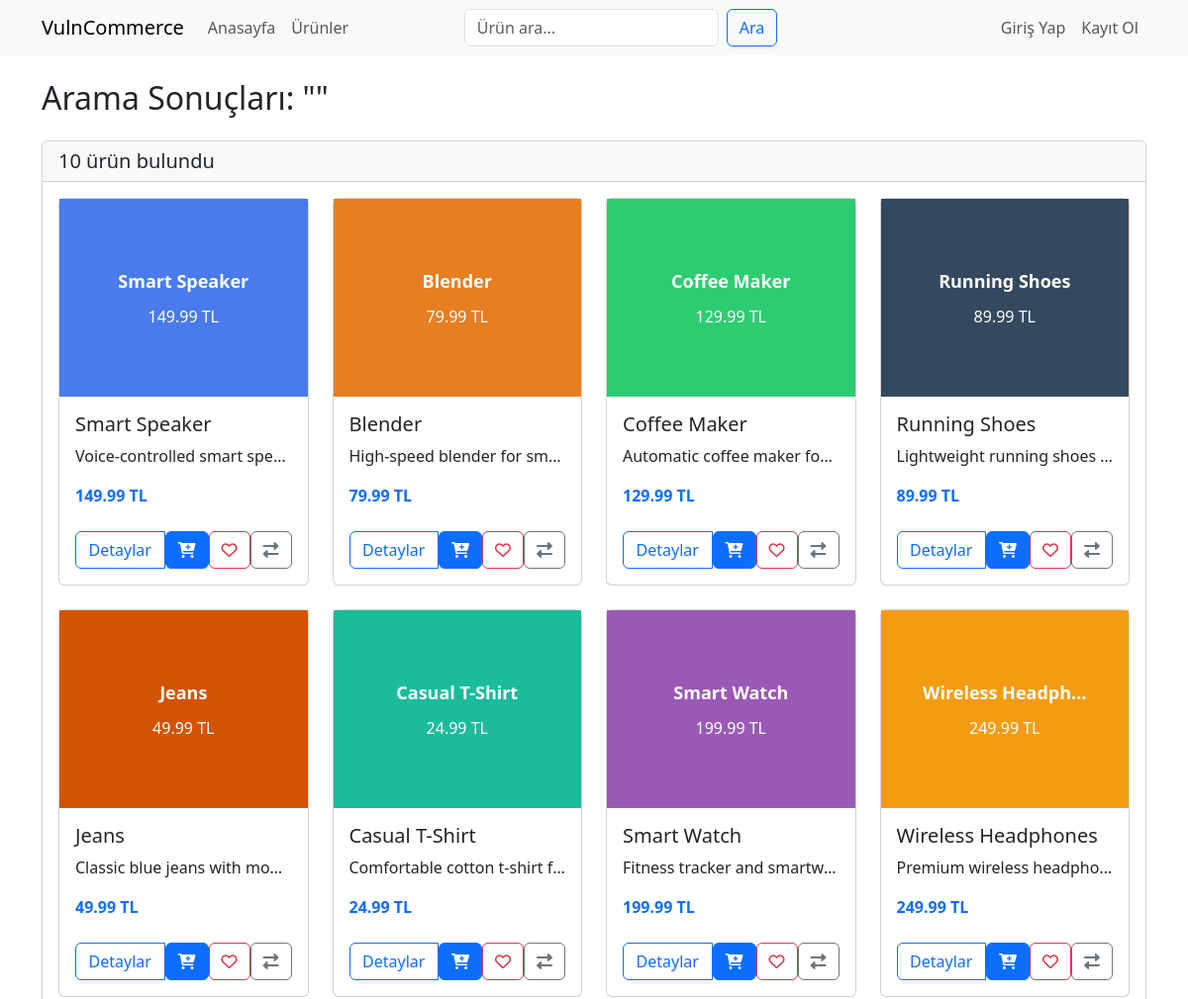
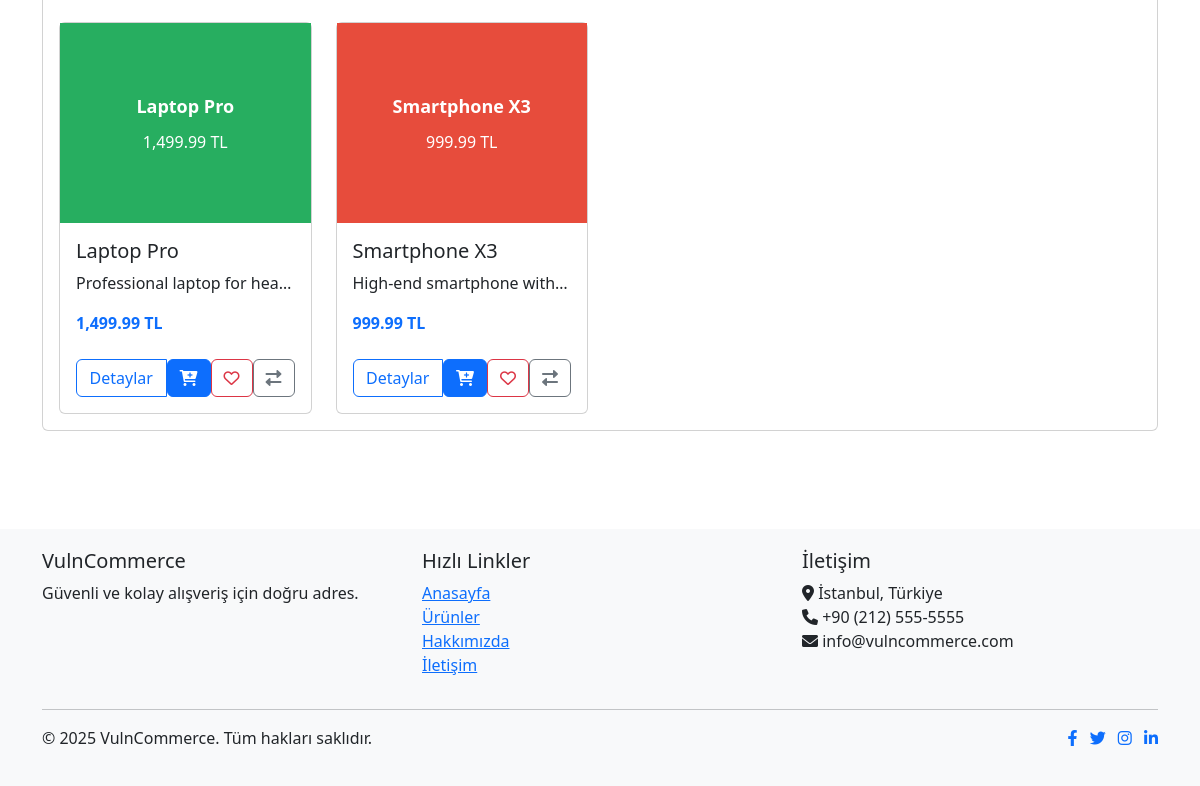
Screenshot of /search.php with the database file from the repository (2 pictures, top to bottom).
### tables this page shows
CREATE TABLE products (
    id INT AUTO_INCREMENT PRIMARY KEY,
    name VARCHAR(255) NOT NULL,
    description TEXT,
    price DECIMAL(10, 2) NOT NULL,
    image VARCHAR(255) DEFAULT 'default_product.jpg',
    stock INT NOT NULL DEFAULT 0,
    category VARCHAR(50),
    created_at TIMESTAMP DEFAULT CURRENT_TIMESTAMP,
    updated_at TIMESTAMP DEFAULT CURRENT_TIMESTAMP ON UPDATE CURRENT_TIMESTAMP
);

### config/database.php (called while the page is built, shortened)
<?php
class Database {
    private $conn;
    private static $instance = null;
    private function __construct() {
        try {
            $this->conn = new PDO(
                "mysql:host=" . DB_HOST . ";dbname=" . DB_NAME,
                DB_USER,
                DB_PASS,
                array(PDO::ATTR_ERRMODE => PDO::ERRMODE_EXCEPTION)
            );
        } catch (PDOException $e) {
            die("Connection failed: " . $e->getMessage());
        }
    }
    public static function getInstance() {
        if (self::$instance === null) {
            self::$instance = new self();
        }
        return self::$instance;
    }
    public function query($sql, $params = []) {
        $stmt = $this->conn->prepare($sql);
        foreach ($params as $key => $value) {
            if (is_int($value)) {
                $stmt->bindValue(":$key", $value, PDO::PARAM_INT);
            } else {
                $stmt->bindValue(":$key", $value, PDO::PARAM_STR);
            }
        }
        $stmt->execute();
        return $stmt;
    }
    public function select($sql, $params = []) {
        $stmt = $this->query($sql, $params);
        return $stmt->fetchAll(PDO::FETCH_ASSOC);
    }
}

### controllers/ProductController.php (called while the page is built, shortened)
<?php
require_once 'models/Product.php';
class ProductController {
    private $productModel;
    public function __construct() {
        $this->productModel = new Product();
    }
    public function getAllProducts($limit = null, $offset = 0) {
        return $this->productModel->getAll($limit, $offset);
    }
    public function searchProducts() {
        return $this->getAllProducts(10);
    }
}

### models/Product.php (called while the page is built, shortened)
<?php
class Product {
    private $db;
    public function __construct() {
        $this->db = Database::getInstance();
    }
    public function getAll($limit = null, $offset = 0) {
        $sql = "SELECT * FROM products ORDER BY id DESC";
        if ($limit !== null) {
            $sql .= " LIMIT :limit OFFSET :offset";
            return $this->db->select($sql, [
                'limit' => (int)$limit,
                'offset' => (int)$offset
            ]);
        }
        return $this->db->select($sql);
    }
}

### includes/functions.php (called while the page is built, shortened)
<?php
function isLoggedIn() {
    return isset($_SESSION['user_id']);
}
function formatPrice($price) {
    return number_format($price, 2, '.', ',') . ' TL';
}

### views/components/product_card.php (the view, shortened to what this page needs)
<?php
if (isLoggedIn()) {
    $isInCart = $productController->isProductInCart($product['id']);
    $isInFavorites = $productController->isProductInFavorites($product['id']);
    $isInCompare = $productController->isProductInCompare($product['id']);
} else {
    $isInCart = false;
    $isInFavorites = false;
    $isInCompare = false;
}
$showActionButtons = isset($showActionButtons) ? $showActionButtons : true;
$colors = ['4a7bec', 'e74c3c', '27ae60', 'f39c12', '9b59b6', '1abc9c', 'd35400', '34495e', '2ecc71', 'e67e22'];
$colorIndex = $product['id'] % count($colors);
$color = $colors[$colorIndex];
$productDisplayName = htmlspecialchars(substr($product['name'], 0, 15));
if (strlen($product['name']) > 15) {
    $productDisplayName .= '...';
}
?>
<div class="card product-card h-100">
    <div class="product-image-placeholder" style="height: 200px; background-color: #<?php echo $color; ?>; display: flex; flex-direction: column; justify-content: center; align-items: center; color: white; padding: 15px; text-align: center;">
        <div style="font-size: 18px; font-weight: bold; margin-bottom: 10px;"><?php echo $productDisplayName; ?></div>
        <div style="font-size: 16px;"><?php echo formatPrice($product['price']); ?></div>
    </div>
    <div class="card-body d-flex flex-column">
        <h5 class="card-title"><?php echo $product['name']; ?></h5>
        <p class="card-text text-truncate"><?php echo $product['description']; ?></p>
        <p class="card-text fw-bold text-primary mt-auto"><?php echo formatPrice($product['price']); ?></p>
        <?php if ($showActionButtons): ?>
        <div class="btn-group mt-2" role="group">
            <a href="product.php?id=<?php echo $product['id']; ?>" class="btn btn-outline-primary">Detaylar</a>
            <?php if (!$isInCart): ?>
            <form action="cart_actions.php" method="POST" class="d-inline">
                <button type="submit" class="btn btn-primary" data-bs-toggle="tooltip" title="Sepete Ekle">
                    <i class="fas fa-cart-plus"></i>
                </button>
            </form>
            <?php endif; ?>
            <?php if (!$isInFavorites): ?>
            <form action="favorite_actions.php" method="POST" class="d-inline">
                <button type="submit" class="btn btn-outline-danger" data-bs-toggle="tooltip" title="Favorilere Ekle">
                    <i class="far fa-heart"></i>
                </button>
            </form>
            <?php endif; ?>
            <?php if (!$isInCompare): ?>
            <form action="compare_actions.php" method="POST" class="d-inline">
                <button type="submit" class="btn btn-outline-secondary" data-bs-toggle="tooltip" title="Karşılaştır">
                    <i class="fas fa-exchange-alt"></i>
                </button>
            </form>
            <?php endif; ?>
        </div>
        <?php endif; ?>
    </div>
</div>

### search.php (shortened to what this page needs)
<?php
require_once 'views/components/header.php';
$productController = new ProductController();
$products = $productController->searchProducts();
$keyword = isset($_GET['keyword']) ? sanitize($_GET['keyword']) : '';
?>
<div class="row">
    <div class="col-12">
        <h2 class="mb-4">Arama Sonuçları: "<?php echo $keyword; ?>"</h2>
    </div>
</div>
<?php if (count($products) > 0): ?>
    <div class="row">
        <div class="col-12">
            <div class="card mb-4">
                <div class="card-header bg-light">
                    <h5 class="mb-0"><?php echo count($products); ?> ürün bulundu</h5>
                </div>
                <div class="card-body">
                    <div class="row row-cols-1 row-cols-md-2 row-cols-lg-4 g-4">
                        <?php foreach ($products as $product): ?>
                            <div class="col">
                                <?php include 'views/components/product_card.php'; ?>
                            </div>
                        <?php endforeach; ?>
                    </div>
                </div>
            </div>
        </div>
    </div>
<?php endif; ?>
<?php
require_once 'views/components/footer.php';
?>

### rows the page displays
products: name "Smart Speaker", price "149.99 TL", description "Voice-controlled smart spe…"
products: name "Blender", price "79.99 TL", description "High-speed blender for sm…"
products: name "Coffee Maker", price "129.99 TL", description "Automatic coffee maker for…"
products: name "Running Shoes", price "89.99 TL", description "Lightweight running shoes…"
products: name "Jeans", price "49.99 TL", description "Classic blue jeans with mo…"
products: name "Casual T-Shirt", price "24.99 TL", description "Comfortable cotton t-shirt f…"
products: name "Smart Watch", price "199.99 TL", description "Fitness tracker and smartw…"
products: name "Wireless Headph...", price "249.99 TL", name "Wireless Headphones", description "Premium wireless headpho…"
products: name "Laptop Pro", price "1,499.99 TL", description "Professional laptop for hea…"
products: name "Smartphone X3", price "999.99 TL", description "High-end smartphone with…"

### other values shown
count($products) "10"
